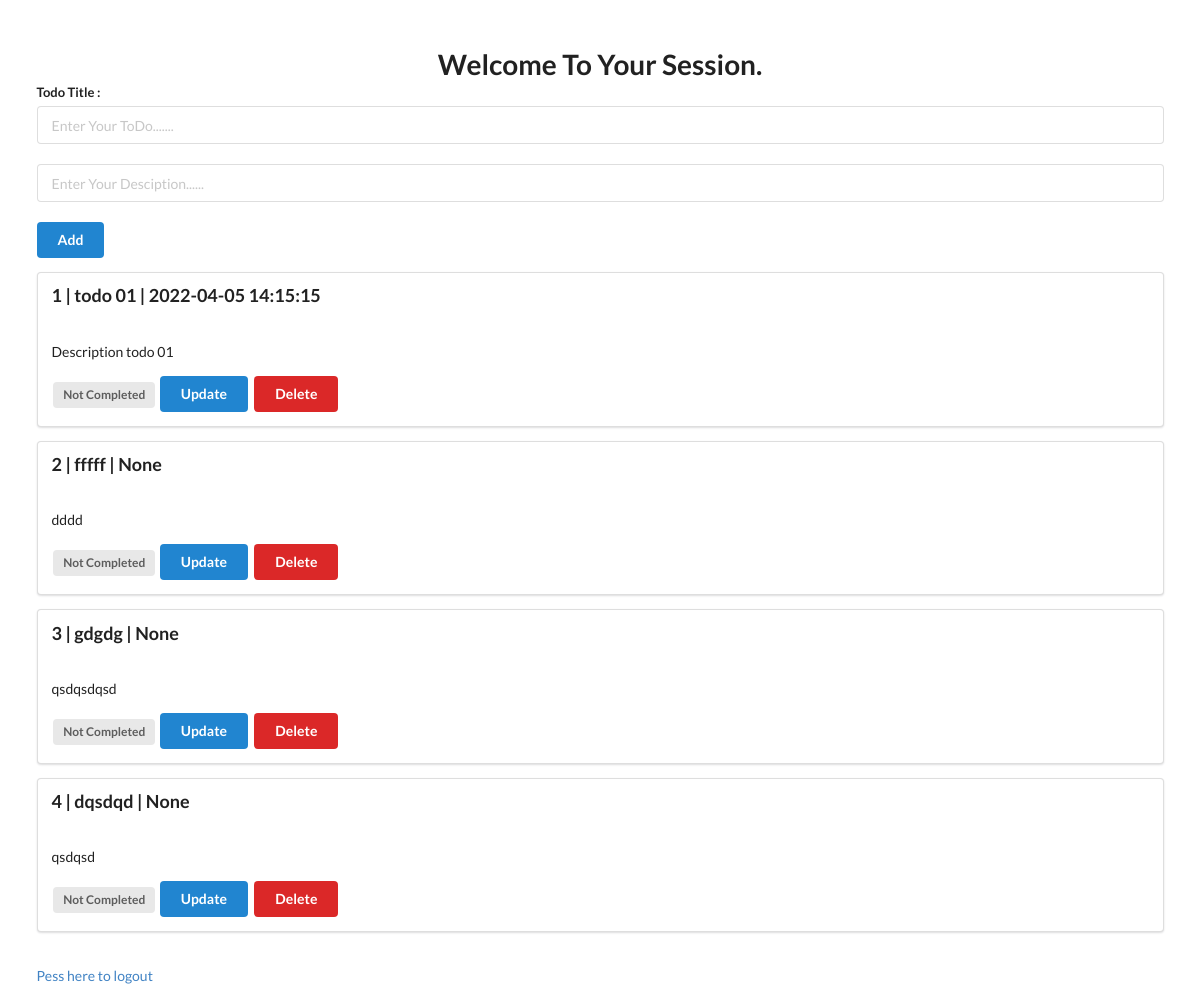
The page /dashboard (signed in) on the database its author committed.
### app.py (models this page shows)
class Todo(db.Model) :
    id_todo = db.Column(db.Integer, primary_key = True)
    title = db.Column(db.String(100))
    body = db.Column(db.Boolean)
    texte = db.Column(db.String(100))
    date_todo = db.Column(db.DateTime)

### app.py (the view)
@app.route('/dashboard', methods=['GET', 'post'])
@login_required
def dashboard():
    todo_list = Todo.query.all()
    return render_template('dashboard.html', todo_list = todo_list)

### app.py (called while the page is built)
@login_manager.user_loader
def load_user(user_id):
    return User.query.get(int(user_id))

### templates/dashboard.html (shortened to what this page needs)
<!doctype html>
<html lang="en">
<head>
    <link rel="stylesheet" href="https://cdn.jsdelivr.net/npm/semantic-ui@2.4.2/dist/semantic.min.css">
</head>
<body>
    <div style="margin-top : 50px;" class="ui container">
    <center><h1 class="ui center aligned header">Welcome To Your Session.</h1></center>
    <form class="ui form" action="/add" method = "POST">
        <div class="field">
            <label for="title">Todo Title : &nbsp;</label>
            <input type="text" name="title" placeholder="Enter Your ToDo......."><br><br>
            <input type="text" name="texte" placeholder="Enter Your Desciption......"><br><br>
            <button class="ui blue button" type="submit">Add</button>
        </div>
    </form>
    {% for todo in todo_list %}
    <div class="ui segment">
        <p class="ui big header"> {{ todo.id_todo }} | {{ todo.title }} | {{ todo.date_todo }}</p><br>
        <p> {{ todo.texte }} </p>
        {% if todo.body == False %}
             <span class="ui gray label">Not Completed</span>
        {% else %}
             <span class="ui green label">Completed</span>
        {% endif %}
        <a class = " ui blue button " href="/update/{{ todo.id_todo }}">Update</a>
        <a class="ui red button " href="/delete/{{ todo.id_todo }}">Delete</a>
    </div>
    {% endfor %}
<br>
    <a href="{{url_for('logout')}}">Pess here to logout</a>
    </div>
</body>
</html>

### rows shown on the page
Todo: id_todo "1", title "todo 01", date_todo "2022-04-05 14:15:15", texte "Description todo 01", body "Not Completed"
Todo: id_todo "2", title "fffff", date_todo "None", texte "dddd", body "Not Completed"
Todo: id_todo "3", title "gdgdg", date_todo "None", texte "qsdqsdqsd", body "Not Completed"
Todo: id_todo "4", title "dqsdqd", date_todo "None", texte "qsdqsd", body "Not Completed"
